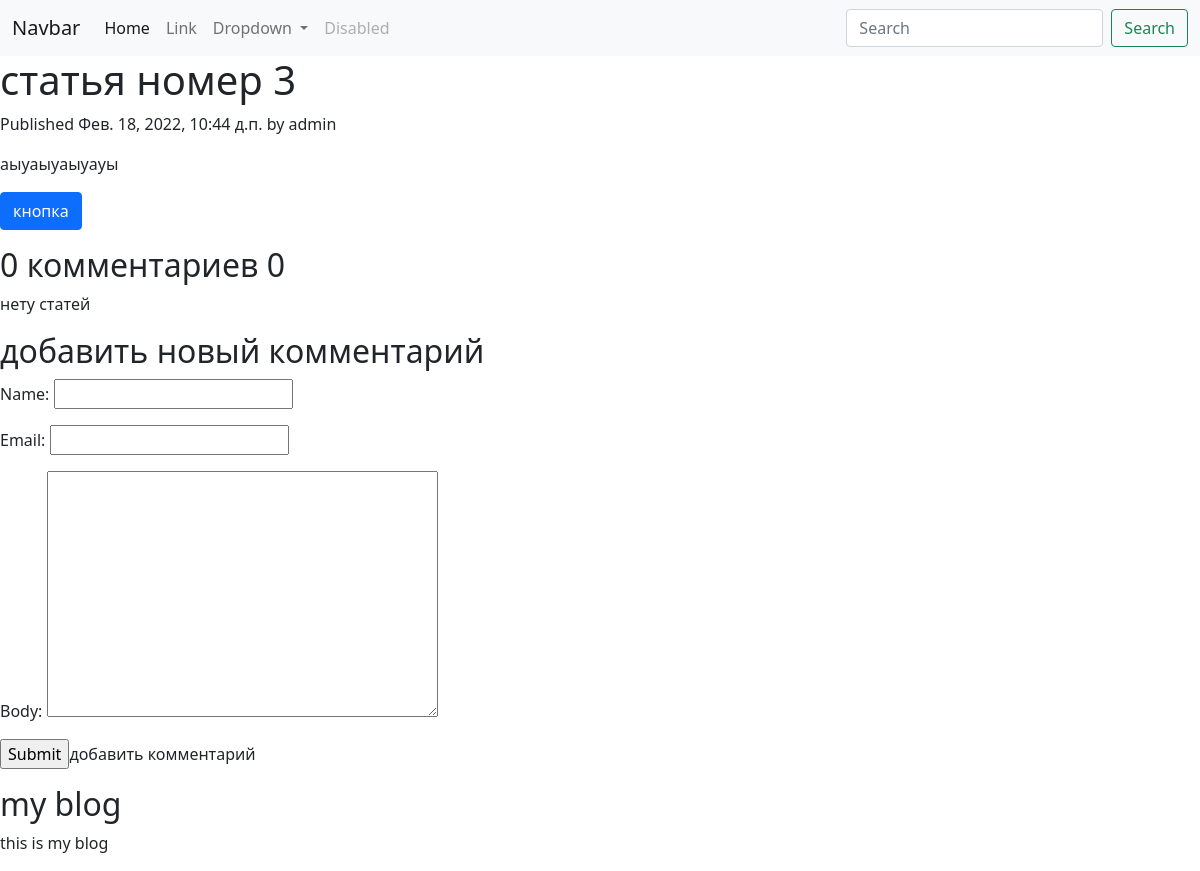
/blog/2022/2/18/statya-nomer-3/, run on an earlier commit of the app's database.
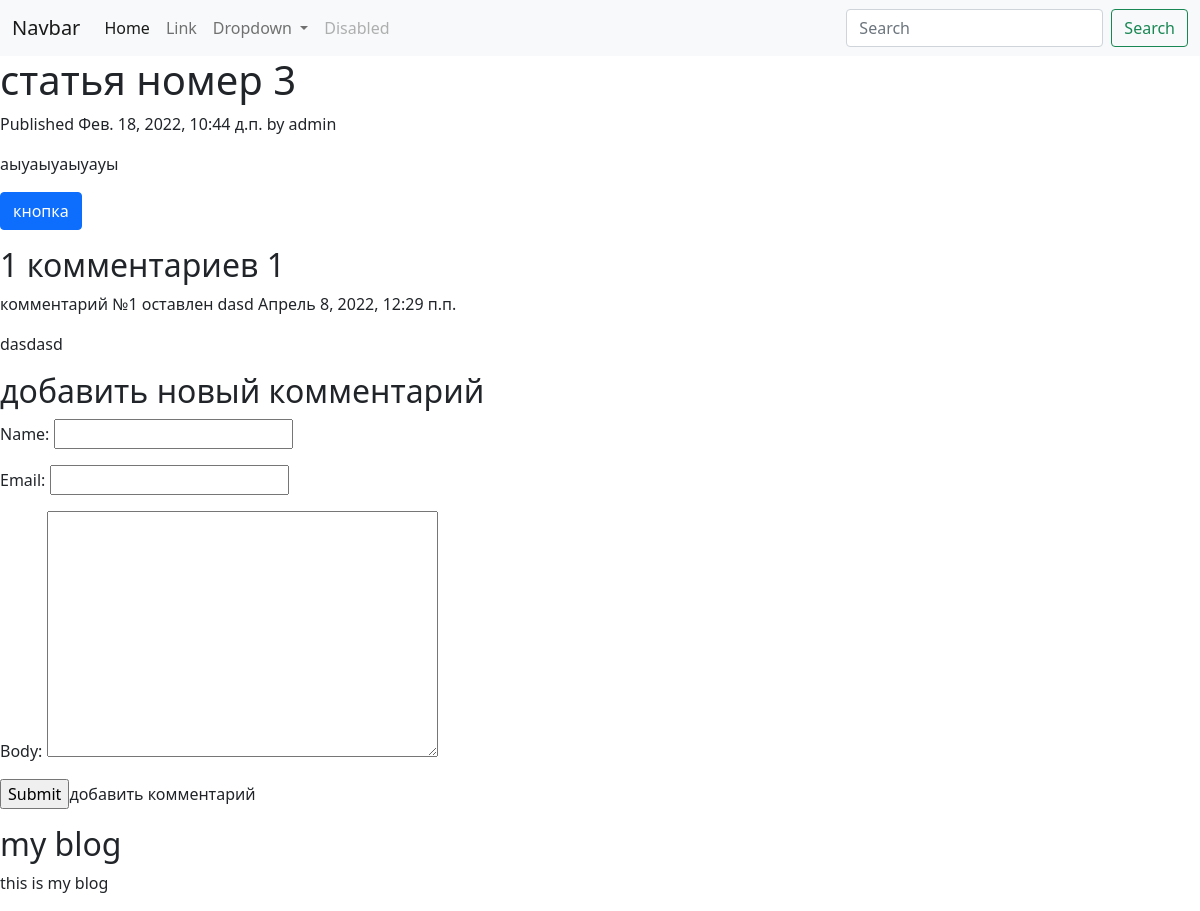
And on a later commit of the database.
### communications/models.py (models this page shows, shortened)
class Post(models.Model):
    Status_choices = (('draft', 'Draft'), ('published', 'published'))
    title = models.CharField(max_length=250)
    slug = models.SlugField(max_length=250,
                            unique_for_date='publish')
    author = models.ForeignKey(User, on_delete=models.CASCADE,
                               related_name='blog_posts')
    body = models.TextField()
    publish = models.DateTimeField(default=timezone.now)
    created = models.DateTimeField(auto_now_add=True)
    updated = models.DateTimeField(auto_now=True)
    status = models.CharField(max_length=10,
                              choices=Status_choices,
                              default='draft')
    class Meta:
        ordering = ('-publish',)

class Comments(models.Model):
    post = models.ForeignKey(Post, on_delete=models.CASCADE, related_name='comments')
    name = models.CharField(max_length=80)
    email = models.EmailField()
    body = models.TextField()
    created = models.DateTimeField(auto_now_add=True)
    updated = models.DateTimeField(auto_now=True)
    active = models.BooleanField(default=True)
    class Meta:
        ordering = ('created',)

### communications/views.py (the view)
def post_detail(request, year, month, day, post):
    post = get_object_or_404(Post, slug=post, status='published',
                             publish__year=year,
                             publish__month=month,
                             publish__day=day)
    comments = post.comments.filter(active=True)
    new_comments = None
    if request.method == 'POST':
        comment_form = CommentForm(data=request.POST)
        if comment_form.is_valid():
            new_comments = comment_form.save(commit=False)
            new_comments.post = post
            new_comments.save()
    else:
        comment_form = CommentForm()
    return render(request, 'commu/detail.html',
                  {'post': post,
                   'comments': comments,
                   'new_comments': new_comments,
                   'comment_form': comment_form})

### communications/forms.py
class CommentForm(forms.ModelForm):
    class Meta:
        model = Comments
        fields = ('name', 'email', 'body')

### communications/templates/commu/detail.html (shortened to what this page needs)
{% extends 'commu/base.html' %}
{% block content %}
    <h1>{{ post.title}}</h1>
        <p class="date">
            Published {{ post.publish }} by {{ post.author }}
        </p>
    {{ post.body|linebreaks}}
    <p>
        <a class="btn btn-primary" href='{% url "communications:post_share" post.id%}'>кнопка</a>
    </p>
 {% with comments.count as total_comments %}
    <h2>
        {{ total_comments }} комментариев {{ total_comments }}
    </h2>
 {% endwith %}
    {% for comment in comments %}
    <div class ='comment'>
        <p class ='info'>
            комментарий №{{ forloop.counter }} оставлен {{ comment.name }}
            {{ comment.created }}
        </p>
        {{ comment.body|linebreaks }}
    </div>
    {% empty %}
    <p>
        нету статей
    </p>
    {% endfor %}
    {% if new_comment %}
        <h2>ваш комментарий добавлен</h2>
    {% else %}
        <h2>добавить новый комментарий</h2>
        <form method="post">
            {{ comment_form.as_p }}
            <p><input type="submit">добавить комментарий </p>
        </form>
    {% endif %}
{% endblock %}

### communications/templates/commu/base.html (shortened to what this page needs)
{% load static %}
<!DOCTYPE html>
<html lang="en">
<head>
    <link href="https://cdn.jsdelivr.net/npm/bootstrap@5.0.2/dist/css/bootstrap.min.css" rel="stylesheet">
</head>
<body>
<nav class="navbar navbar-expand-lg navbar-light bg-light">
  <div class="container-fluid">
    <a class="navbar-brand" href="#">Navbar</a>
    <div class="collapse navbar-collapse" id="navbarSupportedContent">
      <ul class="navbar-nav me-auto mb-2 mb-lg-0">
        <li class="nav-item">
          <a class="nav-link active" aria-current="page" href="#">Home</a>
        </li>
        <li class="nav-item">
          <a class="nav-link" href="#">Link</a>
        </li>
        <li class="nav-item dropdown">
          <a class="nav-link dropdown-toggle" href="#" id="navbarDropdown" role="button" data-bs-toggle="dropdown" aria-expanded="false">
            Dropdown
          </a>
        </li>
        <li class="nav-item">
          <a class="nav-link disabled" href="#" tabindex="-1" aria-disabled="true">Disabled</a>
        </li>
      </ul>
      <form class="d-flex">
        <input class="form-control me-2" type="search" placeholder="Search" aria-label="Search">
        <button class="btn btn-outline-success" type="submit">Search</button>
      </form>
    </div>
  </div>
</nav>
    <div id="content">
        {% block content %}
        {% endblock %}
    </div>
    <div id="sidebar">
        <h2>my blog</h2>
        <p>this is my blog</p>
    </div>
</body>
</html>

What changed in the data, as far as the page shows it:
added Comments: name "dasd", created "Апрель 8, 2022, 12:29 п.п.", body "dasdasd"
Also different on the page:
{{ total_comments }}: "0" → "1"
text no longer shown: "нету статей"
